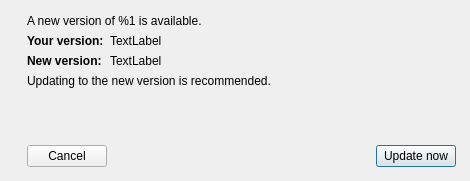
<?xml version="1.0" encoding="UTF-8"?>
<ui version="4.0">
 <class>UpdateNotification</class>
 <widget class="QDialog" name="UpdateNotification">
  <property name="geometry">
   <rect>
    <x>0</x>
    <y>0</y>
    <width>470</width>
    <height>181</height>
   </rect>
  </property>
  <property name="windowTitle">
   <string>Dialog</string>
  </property>
  <property name="windowIcon">
   <iconset resource="resource.qrc">
    <normaloff>:/icons/res/icons/update-ico.png</normaloff>:/icons/res/icons/update-ico.png</iconset>
  </property>
  <property name="locale">
   <locale language="English" country="UnitedStates"/>
  </property>
  <layout class="QHBoxLayout" name="horizontalLayout_3">
   <item>
    <widget class="QLabel" name="label_6">
     <property name="text">
      <string/>
     </property>
     <property name="pixmap">
      <pixmap resource="resource.qrc">:/icons/res/icons/update-ico.png</pixmap>
     </property>
     <property name="alignment">
      <set>Qt::AlignLeading|Qt::AlignLeft|Qt::AlignTop</set>
     </property>
    </widget>
   </item>
   <item>
    <widget class="QStackedWidget" name="stackedWidget">
     <property name="currentIndex">
      <number>0</number>
     </property>
     <widget class="QWidget" name="page">
      <layout class="QGridLayout" name="gridLayout">
       <property name="margin">
        <number>3</number>
       </property>
       <item row="0" column="0" colspan="2">
        <widget class="QLabel" name="introLabel">
         <property name="text">
          <string>A new version of %1 is available.</string>
         </property>
        </widget>
       </item>
       <item row="1" column="0">
        <widget class="QLabel" name="label_2">
         <property name="font">
          <font>
           <weight>75</weight>
           <bold>true</bold>
          </font>
         </property>
         <property name="text">
          <string>Your version:</string>
         </property>
        </widget>
       </item>
       <item row="1" column="1">
        <widget class="QLabel" name="myVersion">
         <property name="sizePolicy">
          <sizepolicy hsizetype="Expanding" vsizetype="Preferred">
           <horstretch>0</horstretch>
           <verstretch>0</verstretch>
          </sizepolicy>
         </property>
         <property name="text">
          <string>TextLabel</string>
         </property>
        </widget>
       </item>
       <item row="2" column="0">
        <widget class="QLabel" name="label_3">
         <property name="font">
          <font>
           <weight>75</weight>
           <bold>true</bold>
          </font>
         </property>
         <property name="text">
          <string>New version:</string>
         </property>
        </widget>
       </item>
       <item row="2" column="1">
        <widget class="QLabel" name="latestVersion">
         <property name="sizePolicy">
          <sizepolicy hsizetype="Expanding" vsizetype="Preferred">
           <horstretch>0</horstretch>
           <verstretch>0</verstretch>
          </sizepolicy>
         </property>
         <property name="text">
          <string>TextLabel</string>
         </property>
        </widget>
       </item>
       <item row="3" column="0" colspan="2">
        <widget class="QLabel" name="label_4">
         <property name="text">
          <string>Updating to the new version is recommended.</string>
         </property>
        </widget>
       </item>
       <item row="5" column="0" colspan="2">
        <layout class="QHBoxLayout" name="horizontalLayout">
         <item>
          <widget class="QPushButton" name="cancelButton">
           <property name="text">
            <string>Cancel</string>
           </property>
           <property name="autoDefault">
            <bool>false</bool>
           </property>
          </widget>
         </item>
         <item>
          <spacer name="horizontalSpacer">
           <property name="orientation">
            <enum>Qt::Horizontal</enum>
           </property>
           <property name="sizeHint" stdset="0">
            <size>
             <width>40</width>
             <height>20</height>
            </size>
           </property>
          </spacer>
         </item>
         <item>
          <widget class="QPushButton" name="updateButton">
           <property name="text">
            <string>Update now</string>
           </property>
           <property name="autoDefault">
            <bool>true</bool>
           </property>
           <property name="default">
            <bool>true</bool>
           </property>
          </widget>
         </item>
        </layout>
       </item>
       <item row="4" column="0" colspan="2">
        <spacer name="verticalSpacer">
         <property name="orientation">
          <enum>Qt::Vertical</enum>
         </property>
         <property name="sizeHint" stdset="0">
          <size>
           <width>354</width>
           <height>16</height>
          </size>
         </property>
        </spacer>
       </item>
      </layout>
     </widget>
     <widget class="QWidget" name="page_2">
      <layout class="QVBoxLayout" name="verticalLayout">
       <property name="margin">
        <number>3</number>
       </property>
       <item>
        <widget class="QLabel" name="label_5">
         <property name="text">
          <string>Downloading update...</string>
         </property>
        </widget>
       </item>
       <item>
        <widget class="QProgressBar" name="progressBar">
         <property name="value">
          <number>24</number>
         </property>
        </widget>
       </item>
       <item>
        <spacer name="verticalSpacer_2">
         <property name="orientation">
          <enum>Qt::Vertical</enum>
         </property>
         <property name="sizeHint" stdset="0">
          <size>
           <width>20</width>
           <height>62</height>
          </size>
         </property>
        </spacer>
       </item>
       <item>
        <layout class="QHBoxLayout" name="horizontalLayout_2">
         <item>
          <spacer name="horizontalSpacer_2">
           <property name="orientation">
            <enum>Qt::Horizontal</enum>
           </property>
           <property name="sizeHint" stdset="0">
            <size>
             <width>40</width>
             <height>20</height>
            </size>
           </property>
          </spacer>
         </item>
         <item>
          <widget class="QPushButton" name="cancelButton_2">
           <property name="text">
            <string>Cancel</string>
           </property>
           <property name="autoDefault">
            <bool>false</bool>
           </property>
          </widget>
         </item>
        </layout>
       </item>
      </layout>
     </widget>
    </widget>
   </item>
  </layout>
 </widget>
 <tabstops>
  <tabstop>updateButton</tabstop>
  <tabstop>cancelButton</tabstop>
  <tabstop>cancelButton_2</tabstop>
 </tabstops>
 <resources>
  <include location="resource.qrc"/>
 </resources>
 <connections>
  <connection>
   <sender>cancelButton</sender>
   <signal>clicked()</signal>
   <receiver>UpdateNotification</receiver>
   <slot>reject()</slot>
   <hints>
    <hint type="sourcelabel">
     <x>135</x>
     <y>165</y>
    </hint>
    <hint type="destinationlabel">
     <x>116</x>
     <y>288</y>
    </hint>
   </hints>
  </connection>
  <connection>
   <sender>cancelButton_2</sender>
   <signal>clicked()</signal>
   <receiver>UpdateNotification</receiver>
   <slot>reject()</slot>
   <hints>
    <hint type="sourcelabel">
     <x>415</x>
     <y>165</y>
    </hint>
    <hint type="destinationlabel">
     <x>418</x>
     <y>247</y>
    </hint>
   </hints>
  </connection>
  <connection>
   <sender>updateButton</sender>
   <signal>clicked()</signal>
   <receiver>UpdateNotification</receiver>
   <slot>updateNow()</slot>
   <hints>
    <hint type="sourcelabel">
     <x>386</x>
     <y>143</y>
    </hint>
    <hint type="destinationlabel">
     <x>388</x>
     <y>285</y>
    </hint>
   </hints>
  </connection>
 </connections>
 <slots>
  <slot>updateNow()</slot>
 </slots>
</ui>
